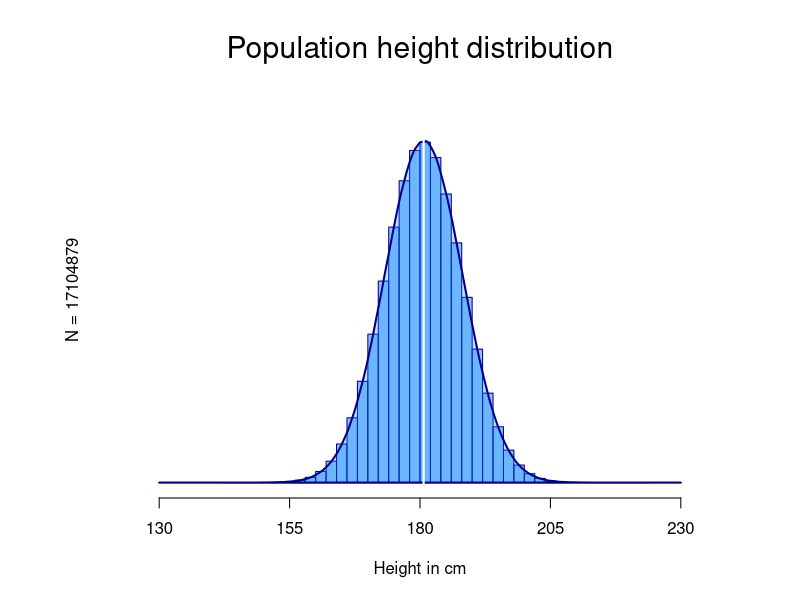
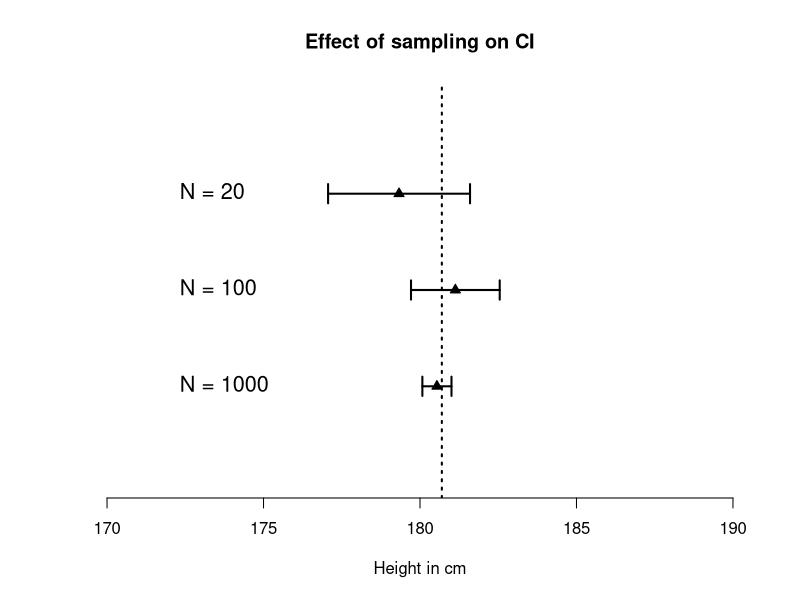
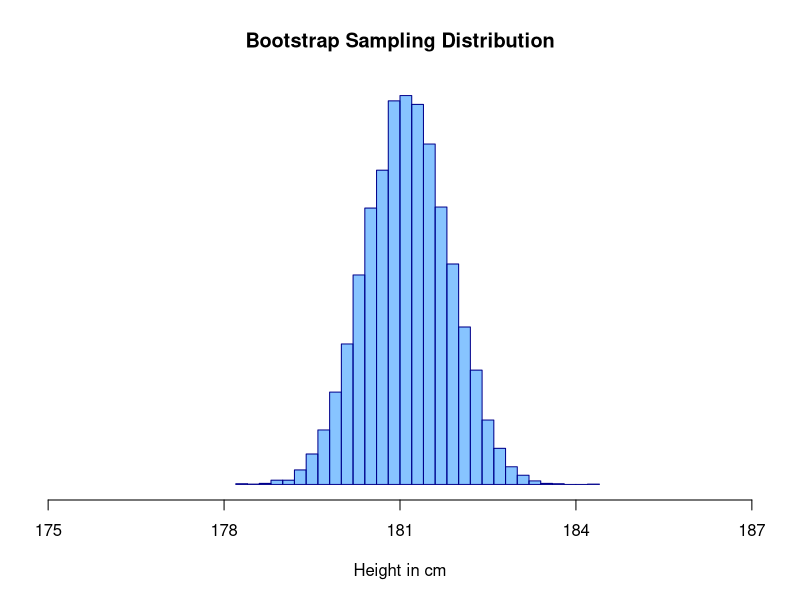
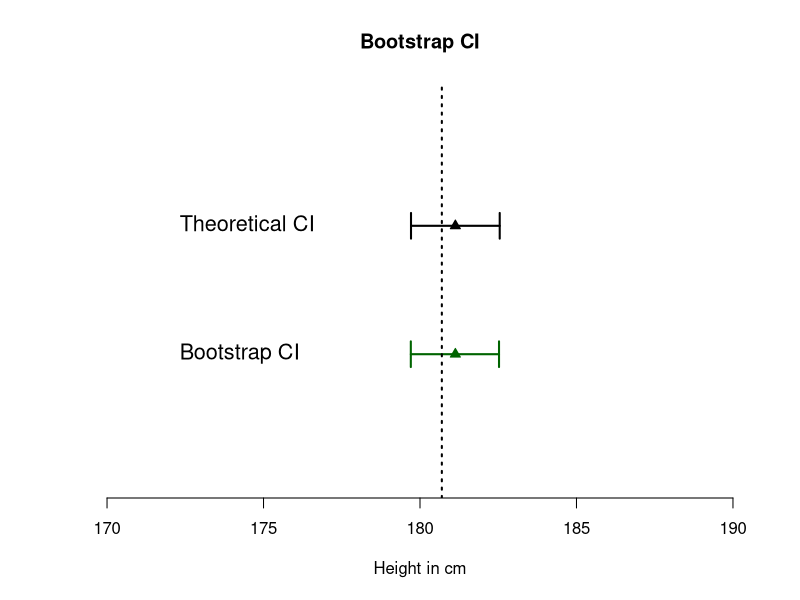
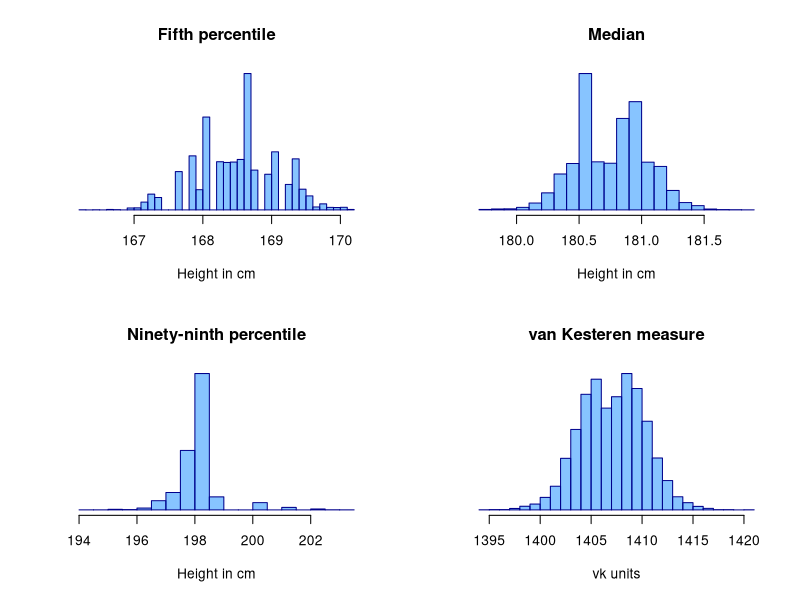

Reproduce these figures in R, in order. (Note: this script raises an error after producing the figures.)
## ---- chunk 1
knitr::opts_chunk$set(echo = TRUE)
knitr::opts_chunk$set(dev = 'svg')
## ---- chunk 2
# generate population data
set.seed(3665364)
pop <- rnorm(17104879, mean = 180.7, sd = 7.5)

# plot the distribution
hist(pop, freq = FALSE, ylim = c(0,0.06), xlim = c(120, 240), axes = FALSE, 
     breaks = 30, xlab = "", ylab = "", main = "", col = "#1E90FF88", 
     border = "#00008B")
polygon(density(pop, from = 130, to = 230), cex = 2, col = "#1E90FF44", 
        border = "#00008B", lwd = 2)
abline(v = 180.7, col = "white", lwd = 2)
axis(1, at = c(130,155,180,205,230))
mtext("Population height distribution", side = 3, line = 1, cex = 1.8)
mtext("N = 17104879", side = 2, line = 0)
mtext("Height in cm", side = 1, line = 3)

## ---- chunk 3
cat(" Statistics about the population:\n",
    "--------------------------------\n",
    "The shortest person is ", min(pop), " cm tall.\n",
    "Mean height is ", mean(pop), " cm.\n",
    "Median height is ", median(pop), " cm.\n",
    "The 5th and 95th percentiles are ", quantile(pop, probs = c(0.05, 0.95)), "cm.\n",
    "The tallest person is ", max(pop), " cm tall.")
## ---- chunk 4
# randomly sample from population
small <- sample(pop, 20)
medium <- sample(pop, 100)
large <- sample(pop, 1000)

# calculate means
means <- mean(small)
meanm <- mean(medium)
meanl <- mean(large)

# calculate standard errors
ses <- sd(small)/sqrt(length(small))
sem <- sd(medium)/sqrt(length(medium))
sel <- sd(large)/sqrt(length(large))

# calculate confidence intervals
CIs <- c(means-1.96*ses, means+1.96*ses)
CIm <- c(meanm-1.96*sem, meanm+1.96*sem)
CIl <- c(meanl-1.96*sel, meanl+1.96*sel)

# initialise plot
plot(0, xlim = c(170, 190), ylim = c(0, 4), bty = "L", xlab = "Height in cm",
     ylab = "", axes = F, cex = 1.3, main = "Effect of sampling on CI")
axis(1, cex = 1.3)

# horizontal lines
lines(CIl, y = c(1,1), lwd = 2)
lines(CIm, y = c(2,2), lwd = 2)
lines(CIs, y = c(3,3), lwd = 2)

# points
points(c(means, meanm, meanl), c(3,2,1), bg = "black", pch=24)

# vertical lines
lines(c(CIl[1], CIl[1]), c(0.9, 1.1), lwd = 2)
lines(c(CIl[2], CIl[2]), c(0.9, 1.1), lwd = 2)
lines(c(CIm[1], CIm[1]), c(1.9, 2.1), lwd = 2)
lines(c(CIm[2], CIm[2]), c(1.9, 2.1), lwd = 2)
lines(c(CIs[1], CIs[1]), c(2.9, 3.1), lwd = 2)
lines(c(CIs[2], CIs[2]), c(2.9, 3.1), lwd = 2)

# true mean
abline(v = mean(pop), lwd = 2, lty = 3)

# text
text(y = c(1,2,3), x = 172, labels = c("N = 1000", "N = 100", "N = 20"), pos = 4, cex = 1.3)
## ---- chunk 5
# Let's bootstrap 10000 times!
mean_sampling_distribution <- numeric(10000)
for (i in 1:10000){
  bootstrap_sample <- sample(medium, replace = T)
  mean_sampling_distribution[i] <- mean(bootstrap_sample)
}

opt <- par(mar = c(5,1,4,1))
hist(mean_sampling_distribution, freq = FALSE, 
     xlim = c(175, 187), axes = FALSE, breaks = 30, xlab = "Height in cm", 
     ylab = "", main = "Bootstrap Sampling Distribution", col = "#1E90FF88", 
     border = "#00008B")
axis(1, at = c(175,178,181,184,187))

## ---- chunk 6
par(opt)
## ---- chunk 7
CIbootstrap <- quantile(mean_sampling_distribution, probs = c(0.025,0.975))

# plot
plot(0, xlim = c(170, 190), ylim = c(0, 3), bty = "L", xlab = "Height in cm",
     ylab = "", axes = F, cex = 1.3, main = "Bootstrap CI")
axis(1, cex = 1.3)

# original CI
lines(CIm, y = c(2,2), lwd = 2)
lines(c(CIm[1], CIm[1]), c(1.9, 2.1), lwd = 2)
lines(c(CIm[2], CIm[2]), c(1.9, 2.1), lwd = 2)

# bootstrap CI
lines(CIbootstrap, y = c(1,1), lwd = 2, col = "dark green")
lines(c(CIbootstrap[1], CIbootstrap[1]), c(0.9, 1.1), lwd = 2, col = "dark green")
lines(c(CIbootstrap[2], CIbootstrap[2]), c(0.9, 1.1), lwd = 2, col = "dark green")

# true mean
abline(v = mean(pop), lwd = 2, lty = 3)

# text
text(y = c(1,2), x = 172, labels = c("Bootstrap CI", "Theoretical CI"), pos = 4, cex = 1.3)

# points
points(c(meanm, meanm), c(2,1), bg = c("black", "dark green"), 
       col = c("black", "dark green"), pch=24)


## ---- chunk 8

vkmeasure <- function(x){
  return(mean(x)/length(x)*sum(abs(x^(1/3)-sqrt(median(x)))))
}

perc5 <- median <- perc99 <- vkmeas <- numeric(10000)

for (i in 1:10000){
  bootstrap_sample <- sample(large, replace = T) # bootstrap from large this time
  perc5[i] <- quantile(bootstrap_sample, probs = 0.05)
  median[i] <- median(bootstrap_sample)
  perc99[i] <- quantile(bootstrap_sample, probs = 0.99)
  vkmeas[i] <- vkmeasure(bootstrap_sample)
}

par(mfrow = c(2,2))
hist(perc5, freq = FALSE, 
     axes = FALSE, breaks = 30, xlab = "Height in cm", 
     ylab = "", main = "Fifth percentile", col = "#1E90FF88", 
     border = "#00008B")
axis(1)
hist(median, freq = FALSE, 
     axes = FALSE, breaks = 30, xlab = "Height in cm", 
     ylab = "", main = "Median", col = "#1E90FF88", 
     border = "#00008B")
axis(1)
hist(perc99, freq = FALSE, 
     axes = FALSE, breaks = 30, xlab = "Height in cm", 
     ylab = "", main = "Ninety-ninth percentile", col = "#1E90FF88", 
     border = "#00008B")
axis(1)
hist(vkmeas, freq = FALSE, 
     axes = FALSE, breaks = 30, xlab = "vk units", 
     ylab = "", main = "van Kesteren measure", col = "#1E90FF88", 
     border = "#00008B")
axis(1)

## ---- chunk 9
# for the first case tall people are more likely to be selected (prob sum to 1)
popsorted <- sort(pop)
probs1 <- sort(pop-min(pop))/sum(pop-min(pop))


# for the second case we need to make the belgian distribution.
belgianpop <- rnorm(n = 11190846, mean = 170.2, sd = 7.5)

# we will sample mostly children, who are all below 150 cm tall. There are 23 children for every adult:
dutchprob2 <- ifelse(pop < 150, 23, 1)
dutchprob2 <- dutchprob2/sum(dutchprob2) # sum to 1

belgiprob2 <- ifelse(belgianpop < 150, 23, 1)
belgiprob2 <- belgiprob2/sum(belgiprob2) # sum to 1

# and let's assume that there are 30% belgians and 70% dutch at the school
popbenl <- c(pop,belgianpop)
probs2 <- c(dutchprob2*0.7, belgiprob2*0.3)


opt <- par(mfrow = c(2,1), mar= c(4,2,0,2), oma = c(0,0,3,0))
# plot the distribution
hist(pop, freq = FALSE, ylim = c(0,0.06), xlim = c(120, 240), axes = FALSE, 
     breaks = 30, xlab = "", ylab = "", main = "", col = "#1E90FF88", 
     border = "#00008B")
polygon(density(pop, from = 130, to = 230), cex = 2, col = "#1E90FF44", 
        border = "#00008B", lwd = 2)
abline(v = 180.7, col = "white", lwd = 2)
axis(1, at = c(130,155,180,205,230))

mtext("Population height distribution", side = 3, line = 1, cex = 1.8, outer = TRUE)
mtext("Frequency", side = 2, line = 0, col = "#00008B")
par(new = T)
plot(popsorted[c(1,length(probs1))], probs1[c(1,length(probs1))], 
     xlim = c(130, 230), type = "l", axes = FALSE, ylab = "", xlab = "", 
     col = "white")
polygon(x = c(popsorted[c(1, length(probs1))],popsorted[length(probs1)]),
        y = c(probs1[c(1, length(probs1))], 0),
        border = "#006400", col = "#32CD3288")
mtext("Selection probability", side = 4, line = 0, col = "#006400")

hist(popbenl, freq = FALSE, ylim = c(0,0.06), xlim = c(120, 240), axes = FALSE, 
     breaks = 45, xlab = "", ylab = "", main = "", col = "#1E90FF88", 
     border = "#00008B")
polygon(density(popbenl, from = 130, to = 230), cex = 2, col = "#1E90FF44", 
        border = "#00008B", lwd = 2)
abline(v = mean(popbenl), col = "white", lwd = 2)
axis(1, at = c(130,155,180,205,230))

mtext("Frequency", side = 2, line = 0, col = "#00008B")
mtext("Height in cm", side = 1, line = 3)
mtext("Selection probability", side = 4, line = 0, col = "#006400")

## ---- chunk 10
par(opt)
## ---- chunk 11
# Let's sample from these sampling frames!
sample1 <- sample(popsorted, size = 100, prob = probs1)
sample2 <- sample(popbenl, size = 100, prob = probs2)

par(mfrow = c(2,1))
# plot the distribution
hist(sample1, freq = FALSE, ylim = c(0,0.06), xlim = c(130, 230), axes = FALSE, 
     breaks = 30, xlab = "", ylab = "", main = "", col = "#1E90FF88", 
     border = "#00008B")
polygon(density(sample1, from = 130, to = 230), cex = 2, col = "#1E90FF44", 
        border = "#00008B", lwd = 2)
abline(v = 180.7, col = "white", lwd = 2)
axis(1, at = c(130,155,180,205,230))
mtext("Sample 1 histogram", side = 3, line = 1, cex = 1.8)
mtext("N = 100", side = 2, line = 0)
mtext("Height in cm", side = 1, line = 3)

hist(sample2, freq = FALSE, ylim = c(0,0.06), xlim = c(130, 230), axes = FALSE, 
     breaks = 45, xlab = "", ylab = "", main = "", col = "#1E90FF88", 
     border = "#00008B")
polygon(density(sample2, from = 130, to = 230), cex = 2, col = "#1E90FF44", 
        border = "#00008B", lwd = 2)
abline(v = 180.7, col = "white", lwd = 2)
axis(1, at = c(130,155,180,205,230))
mtext("Sample 2 histogram", side = 3, line = 1, cex = 1.8)
mtext("N = 100", side = 2, line = 0)
mtext("Height in cm", side = 1, line = 3)
par(mfrow = c(1,1))
